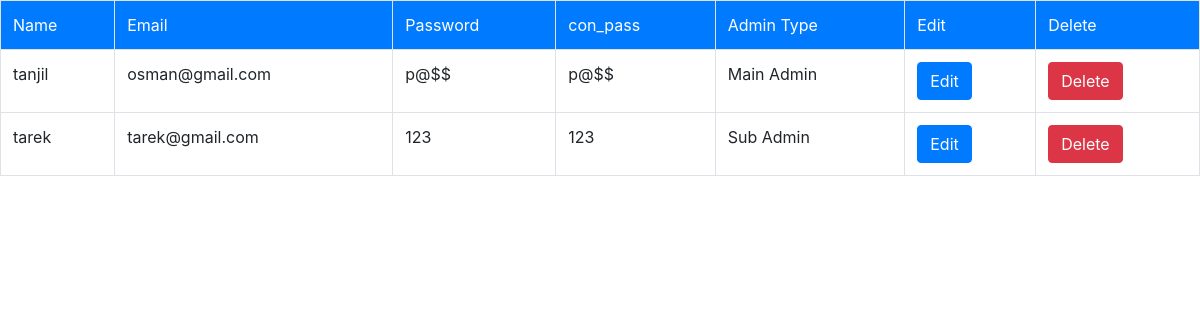
The app's page /ecom2/Creat_userView.php with its own data.
### tables this page shows
CREATE TABLE `creat_user` (
  `Name` varchar(20) DEFAULT NULL,
  `Email` varchar(20) NOT NULL,
  `Password` varchar(20) DEFAULT NULL,
  `ConfirmPassword` varchar(20) DEFAULT NULL,
  `AdminType` varchar(20) DEFAULT NULL,
  PRIMARY KEY (`Email`)
);

### ecom2/Creat_userView.php (the view, shortened to what this page needs)
<?php
include("connection/connect.php");
?>
<!DOCTYPE html>
<html lang="en">
  <head>
    <link href="css/bootstrap.min.css" rel="stylesheet">
  </head>
  <body>
    <form name="" method="post" enctype="mutipart/form-data">
      <table class="table table-bordered">
        <tr>
          <td class="bg-primary text-white">Name</td>
          <td class="bg-primary text-white">Email</td>
          <td class="bg-primary text-white">Password</td>
          <td class="bg-primary text-white">con_pass</td>
          <td class="bg-primary text-white">Admin Type</td>
           <td class="bg-primary text-white">Edit</td>
          <td class="bg-primary text-white">Delete</td>
        </tr>
        <?php
           $select=$conn->query("SELECT * FROM `creat_user`");
           while($fetcharry=$select->fetch_array())
           {
          ?>
        <tr>
          <td><?php echo $fetcharry[0]?></td>
          <td><?php echo $fetcharry[1]?></td>
          <td><?php echo $fetcharry[2]?></td>
          <td><?php echo $fetcharry[3]?></td>
          <td><?php echo $fetcharry[4]?></td>
           <td><a type="submit" href="Creat_user.php?edtId=<?php echo $fetcharry[1]?>" class="btn btn-primary">Edit</a></td>
          <td><a href="Creat_userView.php?dltId=<?php echo $fetcharry[1]?>" type="submit" class="btn btn-danger">Delete</a></td>
        </tr>
          <?php
           }
        ?>
      </table>
    </form>
  </body>
</html>

### records on screen
creat_user: Name "tanjil", Email "osman@gmail.com", Password "p@$$", ConfirmPassword "p@$$", AdminType "Main Admin"
creat_user: Name "tarek", Email "tarek@gmail.com", Password "123", ConfirmPassword "123", AdminType "Sub Admin"
